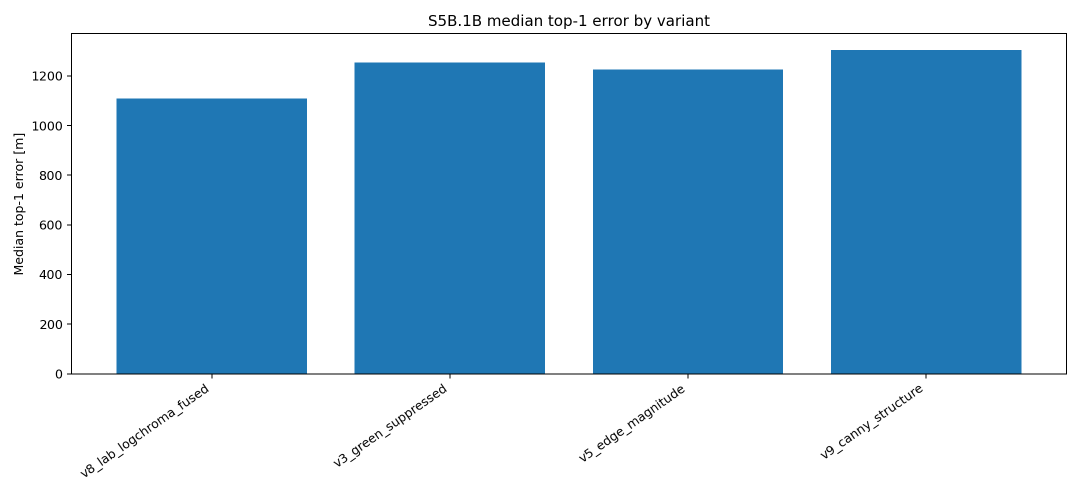
#> input picture docs/assets/s5c_temporal/s5b1b_fullmap_median_error_s5c1_temporal_full263.png, 2160 x 990 px (shown at 1/2 size)
$ python -i s5c_1_temporal_candidate_pool_coverage.py   (imports and definitions only)   (older library calls are emulated)
#> lines starting #> are read from the running program, lines starting #| are printed output that depends on the picture
#> further down, picture is the input picture: shape (990, 2160, 3); mean B, G, R 219.9, 193.5, 155.5
#!/usr/bin/env python3
"""
S5C.1 — Temporal Candidate-Pool Coverage Benchmark

Evaluates candidate-pool coverage for the S5C.0 temporal query manifest.

Important rules:
- No LightGlue is run here.
- Ranking uses only image descriptors.
- Reference coordinates are used only for oracle/evaluation columns.
- This stage decides whether S5C.2 should run LightGlue Top-20 or Top-50.

Outputs:
outputs/satloc/metadata/s5c_temporal/
  s5c1_candidate_scores_top50.csv
  s5c1_union_candidate_scores_top50.csv
  s5c1_query_summary.csv
  s5c1_variant_summary.csv
  s5c1_gap_to_next_oracle_success.csv

outputs/satloc/reports/s5c_temporal/
  s5c1_candidate_pool_coverage_summary.json

outputs/satloc/figures/s5c_temporal/
  s5c1_oracle_recall_by_k.png
  s5c1_best_top50_error_hist.png
  s5c1_success_timeline.png
  s5c1_query_gap_to_next_oracle_success.png

command Used:
1. For 10 frames Trial Run:

export PYTHONPATH=$PWD/src

python scripts/satloc/s5c/s5c_1_temporal_candidate_pool_coverage.py \
  --sequence traj01 \
  --max-queries 10 \
  --max-tiles 300 \
  --topk-save 50

2. For Full run:

export PYTHONPATH=$PWD/src

python scripts/satloc/s5c/s5c_1_temporal_candidate_pool_coverage.py \
  --sequence traj01 \
  --topk-save 50

"""
from __future__ import annotations

import argparse
import json
import time
from dataclasses import dataclass
from pathlib import Path
from typing import Dict, List, Optional, Sequence, Tuple

import cv2
import numpy as np
import pandas as pd
import matplotlib.pyplot as plt


def now_s() -> float:
    return time.perf_counter()


def ensure_dir(p: Path) -> None:
    p.mkdir(parents=True, exist_ok=True)


def print_header(title: str) -> None:
    print(title)
    print("-" * len(title))


# [19 lines left out: functions parse_csv_list, first_existing_col, not called in this run]


def resolve_path(path_like: str | Path, repo_root: Path) -> Path:
    p = Path(str(path_like))
    return p if p.is_absolute() else repo_root / p


# [7 lines left out: function safe_float, not called in this run]


@dataclass
class CoordSpec:
    mode: str
    x_col: str
    y_col: str


# [67 lines left out: functions find_xy_cols, approx_lonlat_distance_m, compute_eval_errors_for_query, not called in this run]


def read_image(path: Path) -> Optional[np.ndarray]:
    img = cv2.imread(str(path), cv2.IMREAD_COLOR)
    return img


# [52 lines left out: functions center_square_resize, normalize01, preprocess_variant, not called in this run]


def phog_descriptor(image01: np.ndarray, levels: int = 3, bins: int = 9, eps: float = 1e-8) -> np.ndarray:
#> called with levels = 3, bins = 9, eps = 1e-08
    img = image01.astype(np.float32)
    gx = cv2.Sobel(img, cv2.CV_32F, 1, 0, ksize=3)
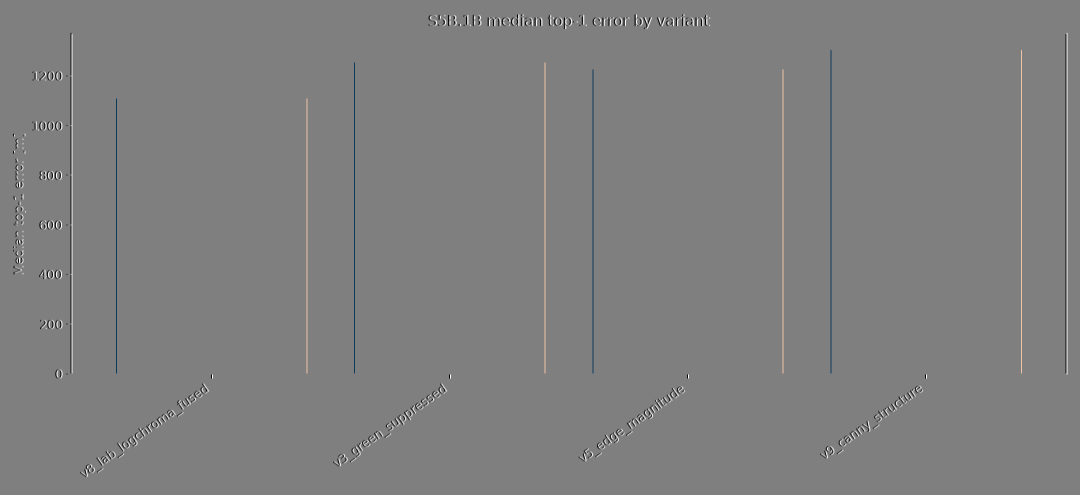
#> gx: shape (990, 2160, 3) float32 (shown at 1/2 size); mean B, G, R 0, 0, 0; drawn with min black and max white
    gy = cv2.Sobel(img, cv2.CV_32F, 0, 1, ksize=3)
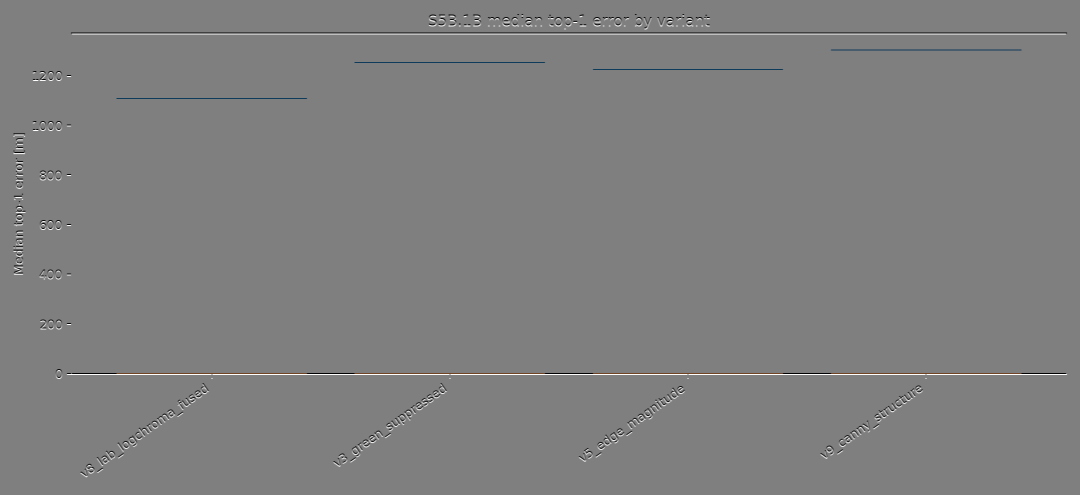
#> gy: shape (990, 2160, 3) float32 (shown at 1/2 size); mean B, G, R 0, 0, 0; drawn with min black and max white
    mag = np.sqrt(gx * gx + gy * gy)
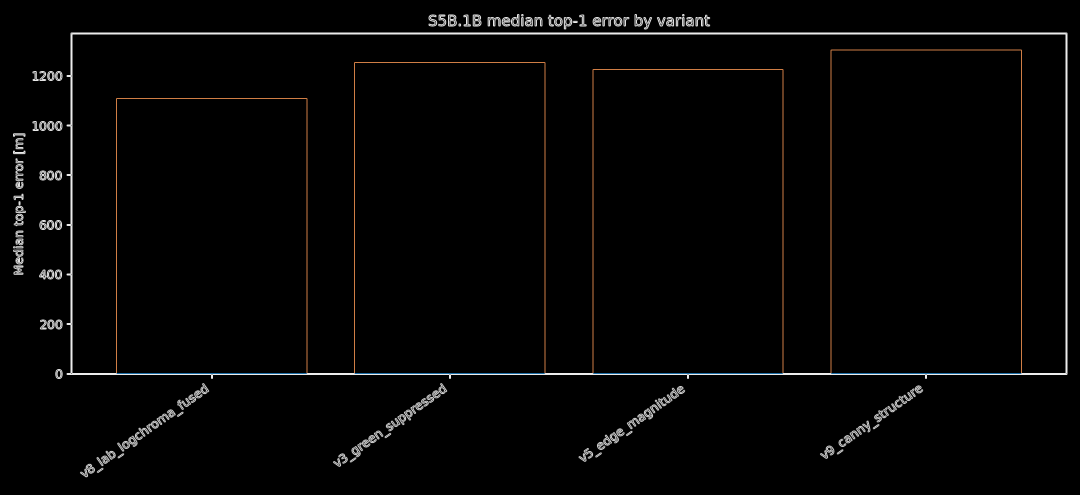
#> mag: shape (990, 2160, 3) float32 (shown at 1/2 size); mean B, G, R 20.6, 21.7, 23.3; drawn with min black and max white
    ang = (np.rad2deg(np.arctan2(gy, gx)) + 180.0) % 180.0
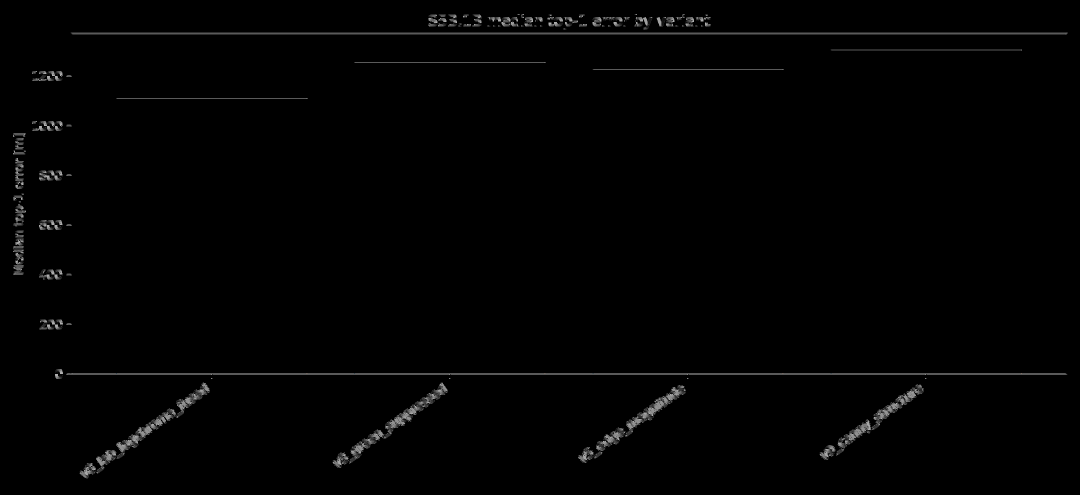
#> ang: shape (990, 2160, 3) float32 (shown at 1/2 size); mean B, G, R 2.3, 2.3, 2.3
#> (the run stopped early here; a loop or call above may not have finished)

$ run again, on docs/assets/s5c_temporal/s5b2_lightglue_union_policy_hit_rates_s5c2_temporal_union_top50_chunk01.png
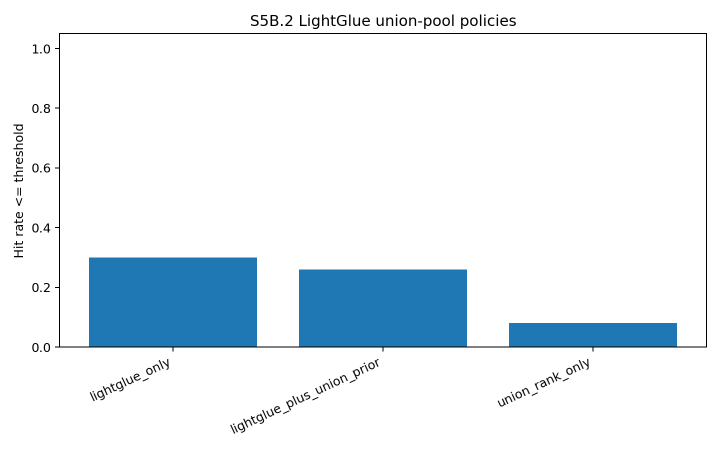
#> input picture docs/assets/s5c_temporal/s5b2_lightglue_union_policy_hit_rates_s5c2_temporal_union_top50_chunk01.png, 1440 x 900 px (shown at 1/2 size)
#> picture is the input picture: shape (900, 1440, 3); mean B, G, R 244.3, 238.3, 229.7
#> in phog_descriptor, `gy = cv2.Sobel(img, cv2.CV_32F, 0, 1, ksize=3)`:
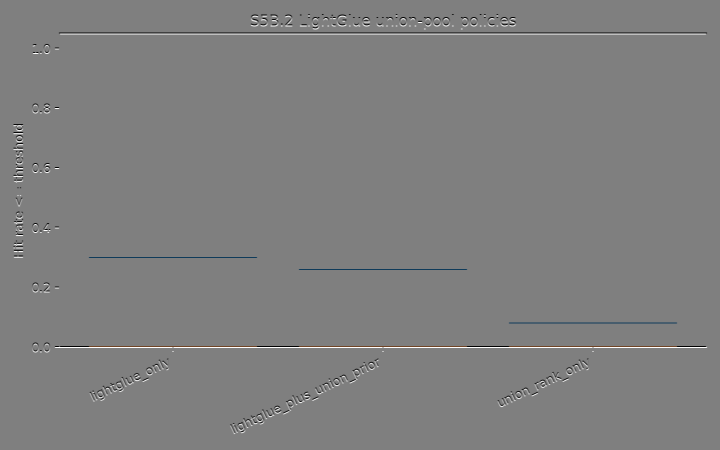
#> gy: shape (900, 1440, 3) float32 (shown at 1/2 size); mean B, G, R 0, 0, 0; drawn with min black and max white
#> in phog_descriptor, `ang = (np.rad2deg(np.arctan2(gy, gx)) + 180.0) % 180.0`:
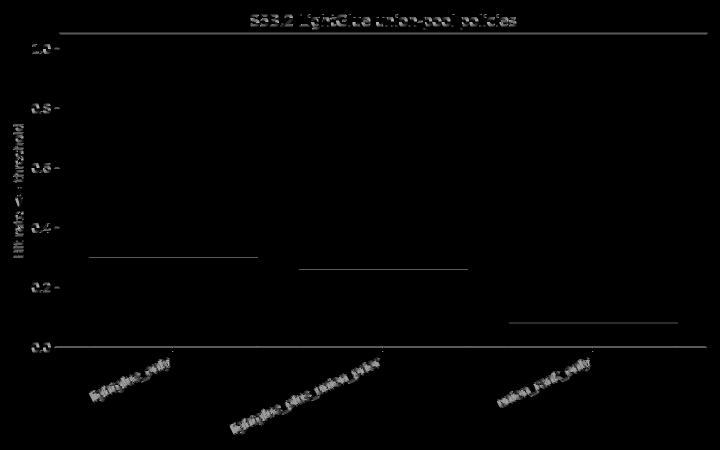
#> ang: shape (900, 1440, 3) float32 (shown at 1/2 size); mean B, G, R 2.7, 2.7, 2.7
